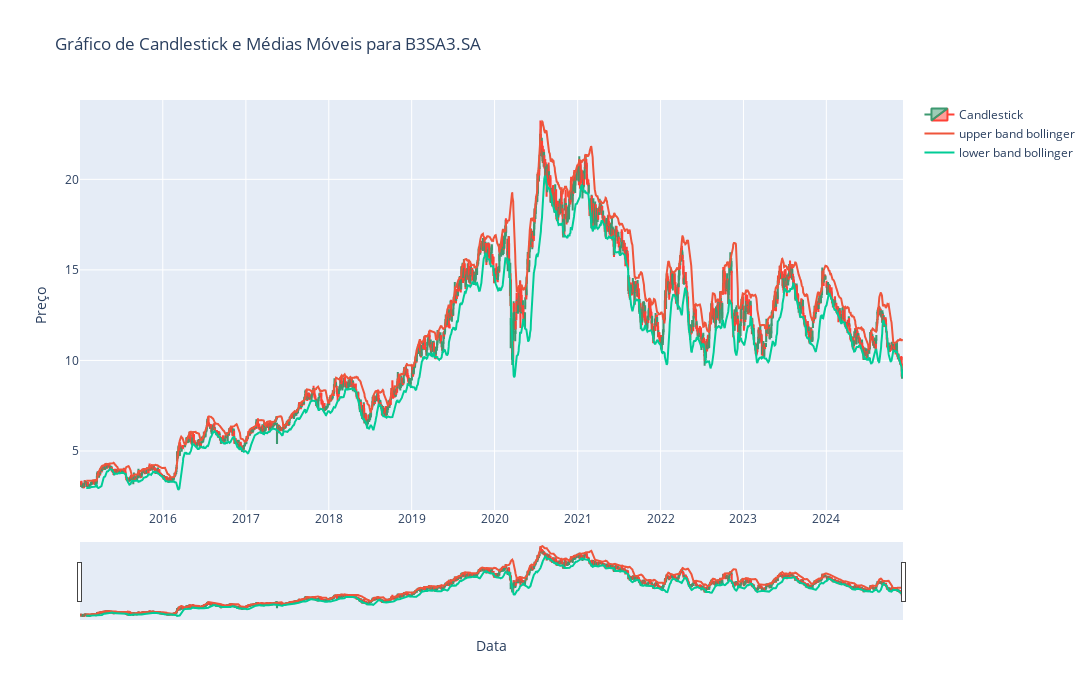

Write notebook code for a chart like this one.
### Code cell
# Cria um gráfico de candlestick usando o Plotly
fig = go.Figure(data=[go.Candlestick(x=df.index,
                open=df['Open'],
                high=df['High'],
                low=df['Low'],
                close=df['Close'],
                name='Candlestick')])

# Adiciona as médias móveis ao gráfico
fig.add_trace(go.Scatter(x=df.index, y=df['upper_band_bollinger'], mode='lines', name='upper band bollinger'))
fig.add_trace(go.Scatter(x=df.index, y=df['lower_band_bollinger'], mode='lines', name='lower band bollinger'))


if ticker=="^BVSP":
    ticker='IBOV'

# Configura o layout do gráfico
fig.update_layout(
    width=1500,
    height=700,
    title=f"Gráfico de Candlestick e Médias Móveis para {ticker}",
    xaxis_title="Data",
    yaxis_title="Preço",
    showlegend=True
)

# Exibe o gráfico
fig.show()

### Figure 1 — Plotly figure (JSON) as saved in the notebook; plotly's stock layout.template omitted (floating-point values rounded to 4 significant figures; data arrays with more than 128 entries replaced by an {"elided": "..."} marker saying what was removed)
{"data": [{"close": {"elided": "2470 float values"}, "high": {"elided": "2470 float values"}, "low": {"elided": "2470 float values"}, "name": "Candlestick", "open": {"elided": "2470 float values"}, "type": "candlestick", "x": {"elided": "2470 str values"}}, {"mode": "lines", "name": "upper band bollinger", "type": "scatter", "x": {"elided": "2470 str values"}, "y": {"elided": "2470 float values"}}, {"mode": "lines", "name": "lower band bollinger", "type": "scatter", "x": {"elided": "2470 str values"}, "y": {"elided": "2470 float values"}}], "layout": {"height": 700, "showlegend": true, "title": {"text": "Gráfico de Candlestick e Médias Móveis para B3SA3.SA"}, "width": 1500, "xaxis": {"title": {"text": "Data"}}, "yaxis": {"title": {"text": "Preço"}}}}
